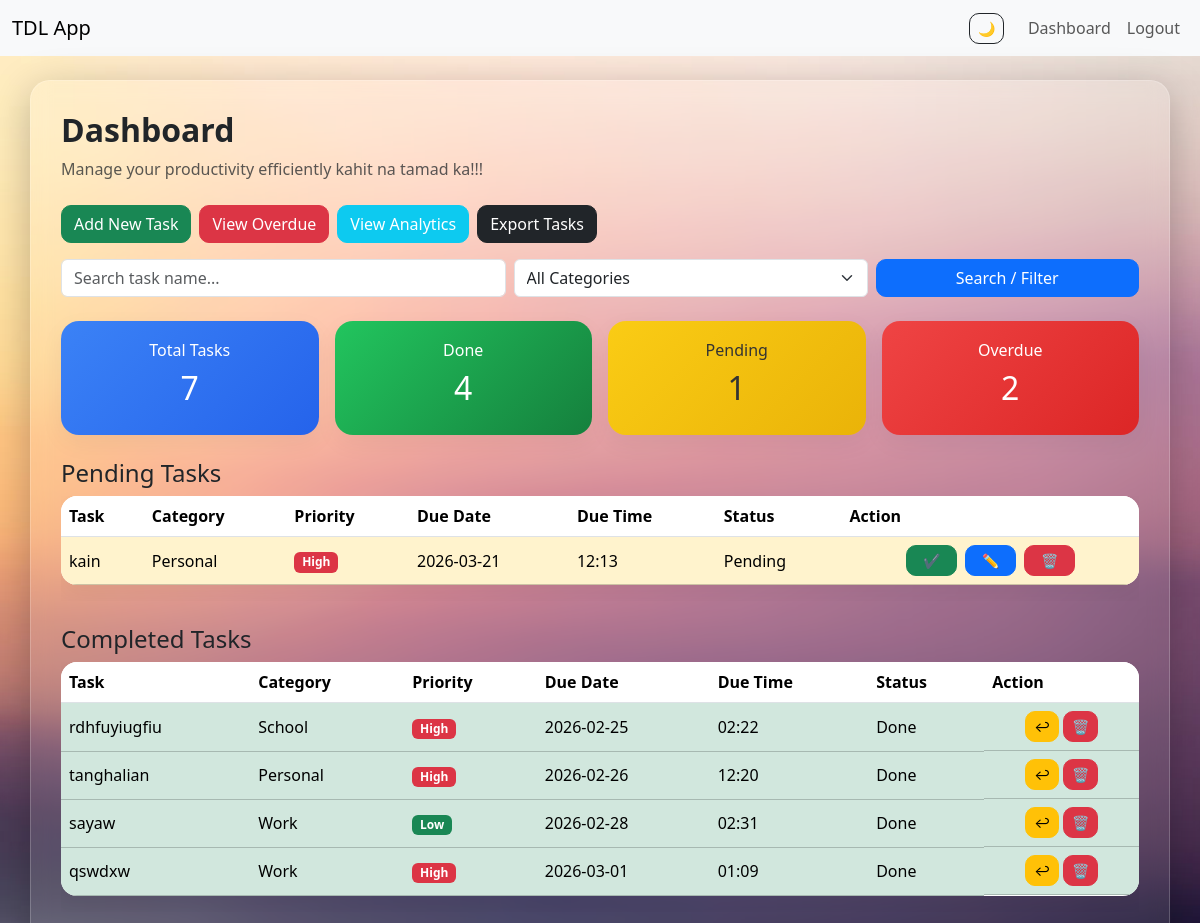
The app's page /dashboard (signed in) with its own data.
### tables this page shows
CREATE TABLE tasks(
        id INTEGER PRIMARY KEY AUTOINCREMENT,
        user_id INTEGER,
        name TEXT,
        category TEXT,
        priority TEXT,
        due_date TEXT,
        due_time TEXT,
        status TEXT DEFAULT 'Pending'
    );

### app.py (the view)
@app.route("/dashboard")
@login_required
def dashboard():
    search = request.args.get("search")
    category = request.args.get("category")
    conn = sqlite3.connect("database.db")
    conn.row_factory = sqlite3.Row
    query = "SELECT * FROM tasks WHERE user_id=?"
    params = [current_user.id]
    if search:
        query += " AND name LIKE ?"
        params.append(f"%{search}%")
    if category and category != "All":
        query += " AND category=?"
        params.append(category)
    query += " ORDER BY due_date ASC, due_time ASC"
    tasks = conn.execute(query, params).fetchall()
    conn.close()
    now = datetime.now()
    pending_tasks = []
    done_tasks = []
    overdue_tasks = []
    for t in tasks:
        due_datetime = datetime.strptime(
            f"{t['due_date']} {t['due_time']}",
            "%Y-%m-%d %H:%M"
        )
        if t["status"] == "Done":
            done_tasks.append(t)
        elif due_datetime < now:
            overdue_tasks.append(t)
        else:
            pending_tasks.append(t)
    total = len(tasks)
    pending = len(pending_tasks)
    done = len(done_tasks)
    overdue = len(overdue_tasks)
    return render_template(
        "dashboard.html",
        pending_tasks=pending_tasks,
        done_tasks=done_tasks,
        total=total,
        done=done,
        pending=pending,
        overdue=overdue
    )

### app.py (called while the page is built)
@login_manager.user_loader
def load_user(user_id):
    return User(user_id)

### templates/dashboard.html (shortened to what this page needs)
{% extends "base.html" %}
{% block content %}
<div class="d-flex justify-content-between align-items-center mb-4">
    <div>
        <h2 class="fw-bold">Dashboard</h2>
        <medium class="text-muted">Manage your productivity efficiently kahit na tamad ka!!!</medium>
    </div>
</div>
<div class="d-flex flex-wrap gap-2 mb-3">
    <a href="{{ url_for('add_task') }}" class="btn btn-success">
        Add New Task
    </a>
    <a href="{{ url_for('overdue') }}" class="btn btn-danger">
        View Overdue
    </a>
    <a href="{{ url_for('analytics')}}" class="btn btn-info text-white">
        View Analytics
    </a>
    <a href="{{ url_for('export_tasks') }}" class="btn btn-dark">
    Export Tasks
    </a>
</div>
<form method="GET" action="{{ url_for('dashboard') }}" class="mb-4">
    <div class="row g-2">
        <div class="col-12 col-md-5">
            <input type="text" name="search" class="form-control"
                   placeholder="Search task name..."
                   value="{{ request.args.get('search', '') }}">
        </div>
        <div class="col-12 col-md-4">
            <select name="category" class="form-select">
                <option value="All">All Categories</option>
            </select>
        </div>
        <div class="col-12 col-md-3">
            <button class="btn btn-primary w-100" type="submit">
                Search / Filter
            </button>
        </div>
    </div>
</form>
<div class="row text-center mb-4 g-3">
    <div class="col-6 col-md-3">
        <div class="stats-card gradient-blue shadow-soft">
            <h6>Total Tasks</h6>
            <h2>{{ total }}</h2>
        </div>
    </div>
    <div class="col-6 col-md-3">
        <div class="stats-card gradient-green shadow-soft">
            <h6>Done</h6>
            <h2>{{ done }}</h2>
        </div>
    </div>
    <div class="col-6 col-md-3">
        <div class="stats-card gradient-yellow shadow-soft">
            <h6>Pending</h6>
            <h2>{{ pending }}</h2>
        </div>
    </div>
    <div class="col-6 col-md-3">
        <div class="stats-card gradient-red shadow-soft">
            <h6>Overdue</h6>
            <h2>{{ overdue }}</h2>
        </div>
    </div>
</div>
<h4>Pending Tasks</h4>
<div class="table-responsive mb-4">
<table class="table align-middle bg-white shadow-soft">
<tr>
    <th>Task</th>
    <th>Category</th>
    <th>Priority</th>
    <th>Due Date</th>
    <th>Due Time</th>
    <th>Status</th>
    <th>Action</th>
</tr>
{% for task in pending_tasks %}
<tr class="table-warning fade-row">
    <td>{{ task.name }}</td>
    <td>{{ task.category }}</td>
    <td>
{% if task.priority == "High" %}
<span class="badge bg-danger">High</span>
{% elif task.priority == "Medium" %}
<span class="badge bg-warning text-dark">Medium</span>
{% else %}
<span class="badge bg-success">Low</span>
{% endif %}
</td>
    <td>{{ task.due_date }}</td>
    <td>{{ task.due_time }}</td>
    <td>{{ task.status }}</td>
    <td class="d-flex justify-content-center gap-2">
        <a href="{{ url_for('done', task_id=task.id) }}"
           class="btn btn-success btn-sm px-3">
           ✔
        </a>
        <a href="{{ url_for('edit', task_id=task.id) }}"
           class="btn btn-primary btn-sm px-3">
           ✏
        </a>
        <a href="{{ url_for('delete', task_id=task.id) }}"
           class="btn btn-danger btn-sm px-3"
           onclick="return confirm('Delete this task?')">
           🗑
        </a>
        </td>
</tr>
{% endfor %}
</table>
</div>
<h4 class="mt-4">Completed Tasks</h4>
<div class="table-responsive">
<table class="table align-middle bg-white shadow-soft">
<tr>
    <th>Task</th>
    <th>Category</th>
    <th>Priority</th>
    <th>Due Date</th>
    <th>Due Time</th>
    <th>Status</th>
    <th>Action</th>
</tr>
{% for task in done_tasks %}
<tr class="table-success fade-row">
    <td>{{ task.name }}</td>
    <td>{{ task.category }}</td>
    <td>
{% if task.priority == "High" %}
<span class="badge bg-danger">High</span>
{% elif task.priority == "Medium" %}
<span class="badge bg-warning text-dark">Medium</span>
{% else %}
<span class="badge bg-success">Low</span>
{% endif %}
</td>
    <td>{{ task.due_date }}</td>
    <td>{{ task.due_time }}</td>
    <td>{{ task.status }}</td>
    <td class="d-flex flex-wrap justify-content-center gap-1">
        <a href="{{ url_for('undo', task_id=task.id) }}"
           class="btn btn-sm btn-warning action-btn">
           ↩
        </a>
        <a href="{{ url_for('delete', task_id=task.id) }}"
           class="btn btn-sm btn-danger"
           onclick="return confirm('Delete this task?')">
           🗑
        </a>
    </td>
</tr>
{% endfor %}
</table>
</div>
{% endblock %}

### records on screen
tasks: name "kain", category "Personal", priority "High", due_date "2026-03-21", due_time "12:13", status "Pending"
tasks: name "rdhfuyiugfiu", category "School", priority "High", due_date "2026-02-25", due_time "02:22", status "Done"
tasks: name "tanghalian", category "Personal", priority "High", due_date "2026-02-26", due_time "12:20", status "Done"
tasks: name "sayaw", category "Work", priority "Low", due_date "2026-02-28", due_time "02:31", status "Done"
tasks: name "qswdxw", category "Work", priority "High", due_date "2026-03-01", due_time "01:09", status "Done"

### other values on screen
{{ total }} "7"
{{ done }} "4"
{{ pending }} "1"
{{ overdue }} "2"
